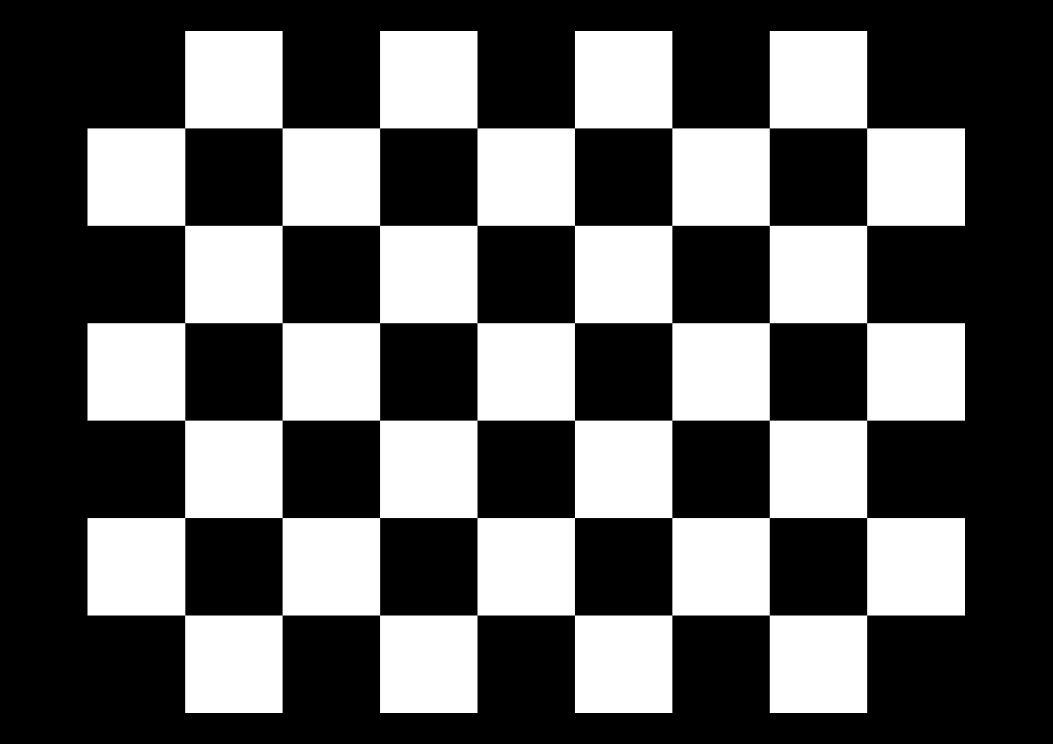
#> input picture Homeworks/Homework_2/Checkerboard-A2-55mm-8x6.png, 2105 x 1488 px, given in place of garchomp.jpg, which was not available (shown at 1/2 size)
$ jupyter execute --allow-errors 'Robot Vision Camera Calibration.ipynb'   (text cells are left out)
#> lines starting #> are read from the running program, lines starting #| are printed output that depends on the picture; pictures that were not available may be replaced by others from this repository, and a replacement may not be noted
[cell 1]
# import relevant package
import numpy as np
import cv2
import matplotlib.pyplot as plt
# this package is to read several files in a folder
import glob

[cell 2]
garchomp = cv2.imread('garchomp.jpg')
#> garchomp is the input picture: shape (1488, 2105, 3); min 0, max 255, mean 95.9
plt.imshow(garchomp)

[cell 3]
hsv = cv2.cvtColor(garchomp, cv2.COLOR_BGR2HSV)
#> hsv: shape (1488, 2105, 3); mean H, S, V 0, 0, 95.9

# define range of blue color in HSV
lower_blue = np.array([110,35,35])
upper_blue = np.array([130,255,255])

# Threshold the HSV image to get only blueish colors
mask = cv2.inRange(hsv, lower_blue, upper_blue)
#> mask: shape (1488, 2105); every value is 0

plt.imshow(mask)

[cell 4]
img = cv2.imread('for_watson.png')
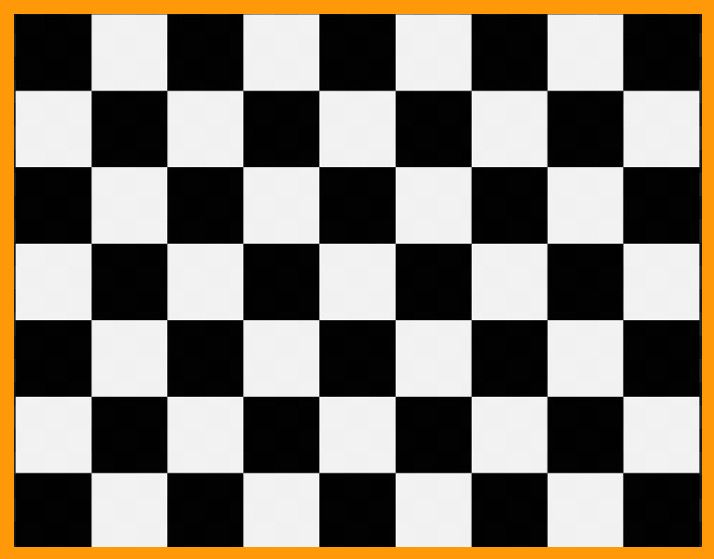
#> input picture Homeworks/Homework_2/calib.jpg, 714 x 559 px, given in place of for_watson.png, which was not available
#> img is the input picture: shape (559, 714, 3); mean B, G, R 110.3, 121.8, 130
plt.imshow(img)

[cell 5]
img_hsv = cv2.cvtColor(img, cv2.COLOR_BGR2HSV)
#> img_hsv: shape (559, 714, 3); mean H, S, V 4.3, 24.1, 130.1

h = img_hsv[:,:,0]
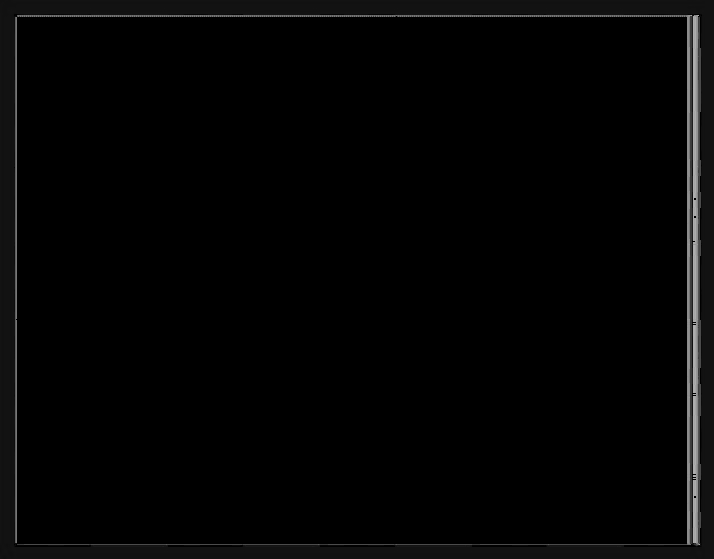
#> h: shape (559, 714); min 0, max 174, mean 4.3
s = img_hsv[:,:,1]
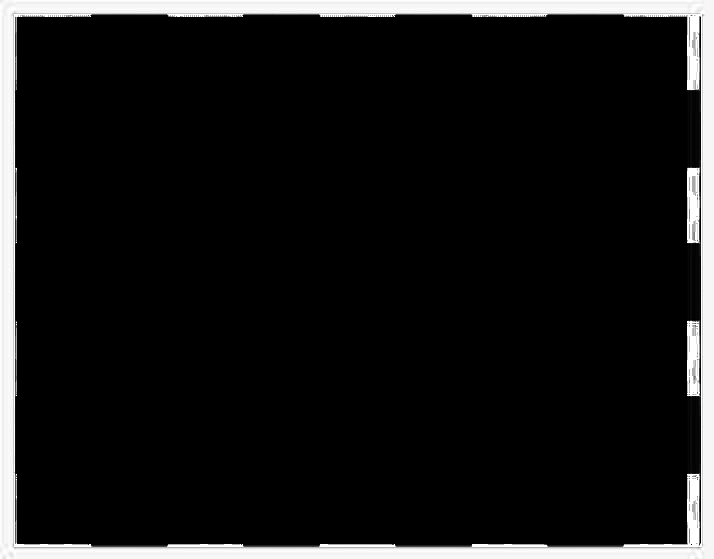
#> s: shape (559, 714); min 0, max 255, mean 24.1
v = img_hsv[:,:,2]
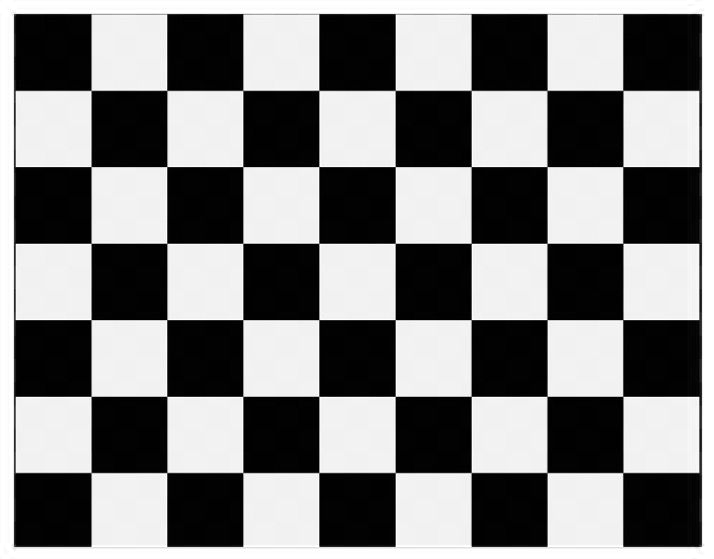
#> v: shape (559, 714); min 0, max 255, mean 130.1

[cell 6]
plt.imshow(s, cmap='gray')

[cell 7]
plt.imshow(h, cmap='gray')

[cell 8]
# prepare object points, like (0,0,0), (1,0,0), (2,0,0) ....,(6,5,0)
objp = np.zeros((6*7,3), np.float32)
objp[:,:2] = np.mgrid[0:7,0:6].T.reshape(-1,2)

plt.scatter(objp[:, 0], objp[:, 1]);
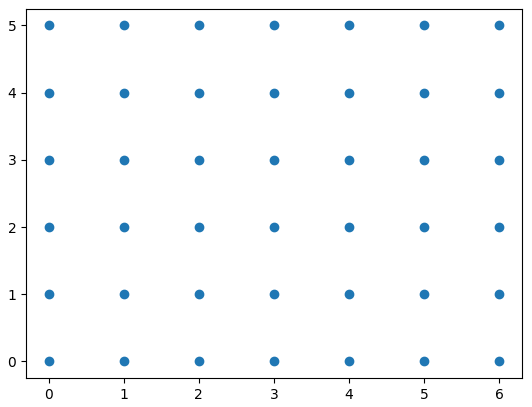
#> figure drawn by matplotlib, 1 panel

[cell 9]
images = glob.glob('left*.jpg')

[cell 10]
# Arrays to store object points and image points from all the images.
objpoints = [] # 3d point in real world space
imgpoints = [] # 2d points in image plane.

# termination criteria for cornerSubPix.
criteria = (cv2.TERM_CRITERIA_EPS + cv2.TERM_CRITERIA_MAX_ITER, 30, 0.001)

[cell 11]
for fname in images:
    img = cv2.imread(fname)

    # Resize to make sure the image does not contain too much pixels for Opencv to find patterns
    img = cv2.resize(img, (640,480))
    gray = cv2.cvtColor(img, cv2.COLOR_BGR2GRAY)

    # Find the chess board corners, we use 7*6 grid
    ret, corners = cv2.findChessboardCorners(gray, (7,6),None)

    # If found, add object points, image points (after refining them)
    if ret == True:
        objpoints.append(objp)

        # cv2.cornerSubPix() increases the accuracy of the corner coordinates
        corners2 = cv2.cornerSubPix(gray,corners,(11,11),(-1,-1),criteria)
        imgpoints.append(corners2)

        # Draw and display the corners


        img = cv2.drawChessboardCorners(img, (7,6), corners2,ret)
        # replace the colab_imshow with the commented lines if on a local Jupyter environment
        cv2.imshow('img',img)
        cv2.waitKey(500)
# cv2.destroyAllWindows()

        # ! Actual checkerboard is 8*7 but 7*6 is also fine because it is smaller than the checkerboard

[cell 12]
# cv2.calibrateCamera() returns the camera matrix, distortion coefficients, rotation vectors, and translation vectors

print(objpoints)
print(imgpoints)
#> (the rest of this cell did not finish here and is left out)

#> (a cell that did not finish here is left out)

[cell 14]
# Refine the camera matrix
img = cv2.imread('left12.jpg')
h,  w = img.shape[:2]
#> h = 559; w = 714
#> (the rest of this cell did not finish here and is left out)

[cell 15]
img = cv2.imread('left12.jpg')
plt.imshow(img)

[cell 16]
# Find the re-projection error which measures how exact is the found parameters

mean_error = 0
for i in range(len(objpoints)):
    # transform the object point to image point
    imgpoints2, _ = cv2.projectPoints(objpoints[i], rvecs[i], tvecs[i], mtx, dist)
    # calculate the absolute norm between our transformation and the corner finding algorithm
    error = cv2.norm(imgpoints[i],imgpoints2, cv2.NORM_L2)/len(imgpoints2)
    mean_error += error

#> (the rest of this cell did not finish here and is left out)

[cell 17]
# Capture chessboard images from camera

import cv2

cam = cv2.VideoCapture(0)

cv2.namedWindow("test")

img_counter = 0

while True:
    ret, frame = cam.read()
    if not ret:
        print("failed to grab frame")
        break
    cv2.imshow("test", frame)

    k = cv2.waitKey(1)
#> (key Esc is pressed here)
